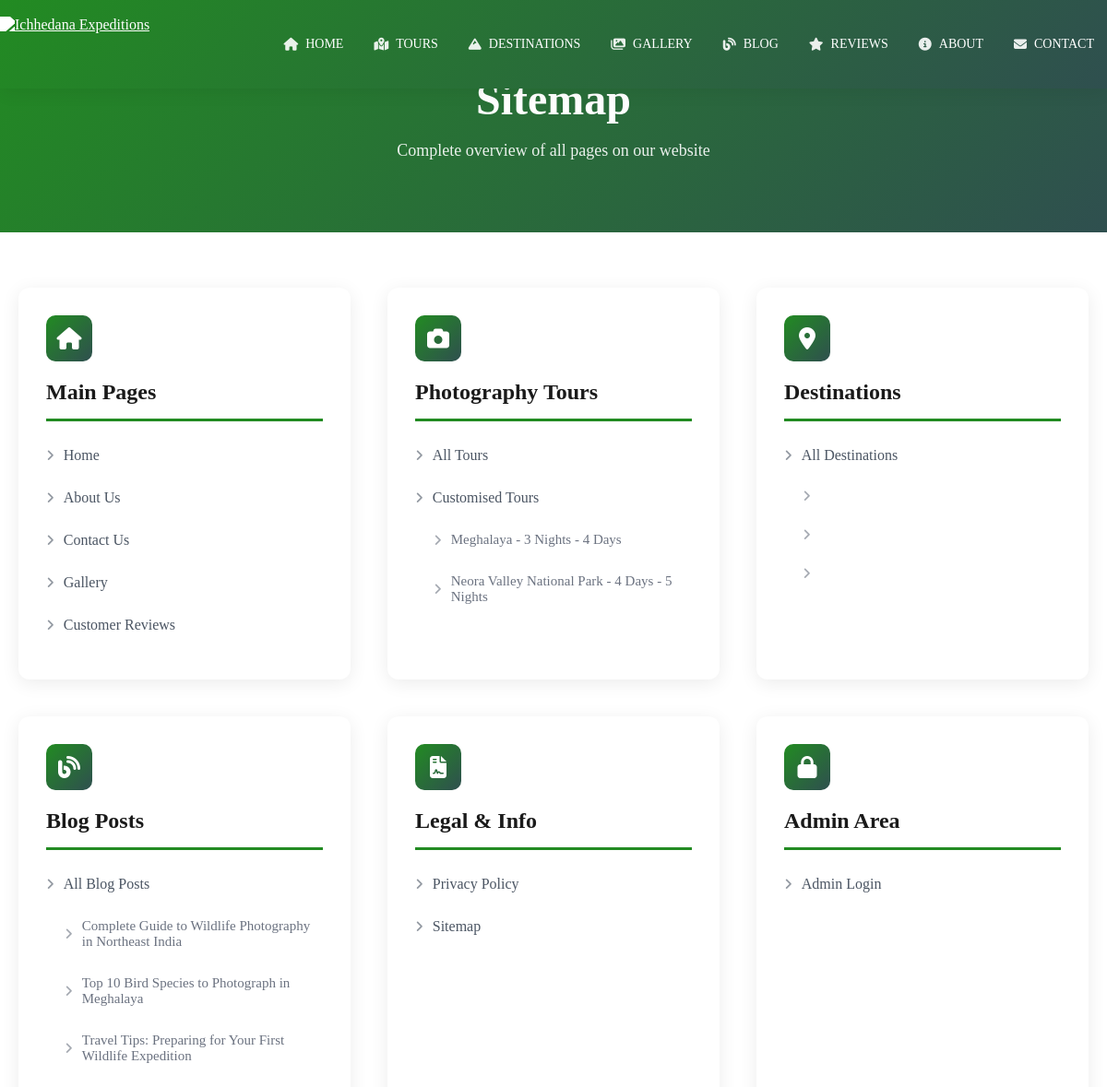
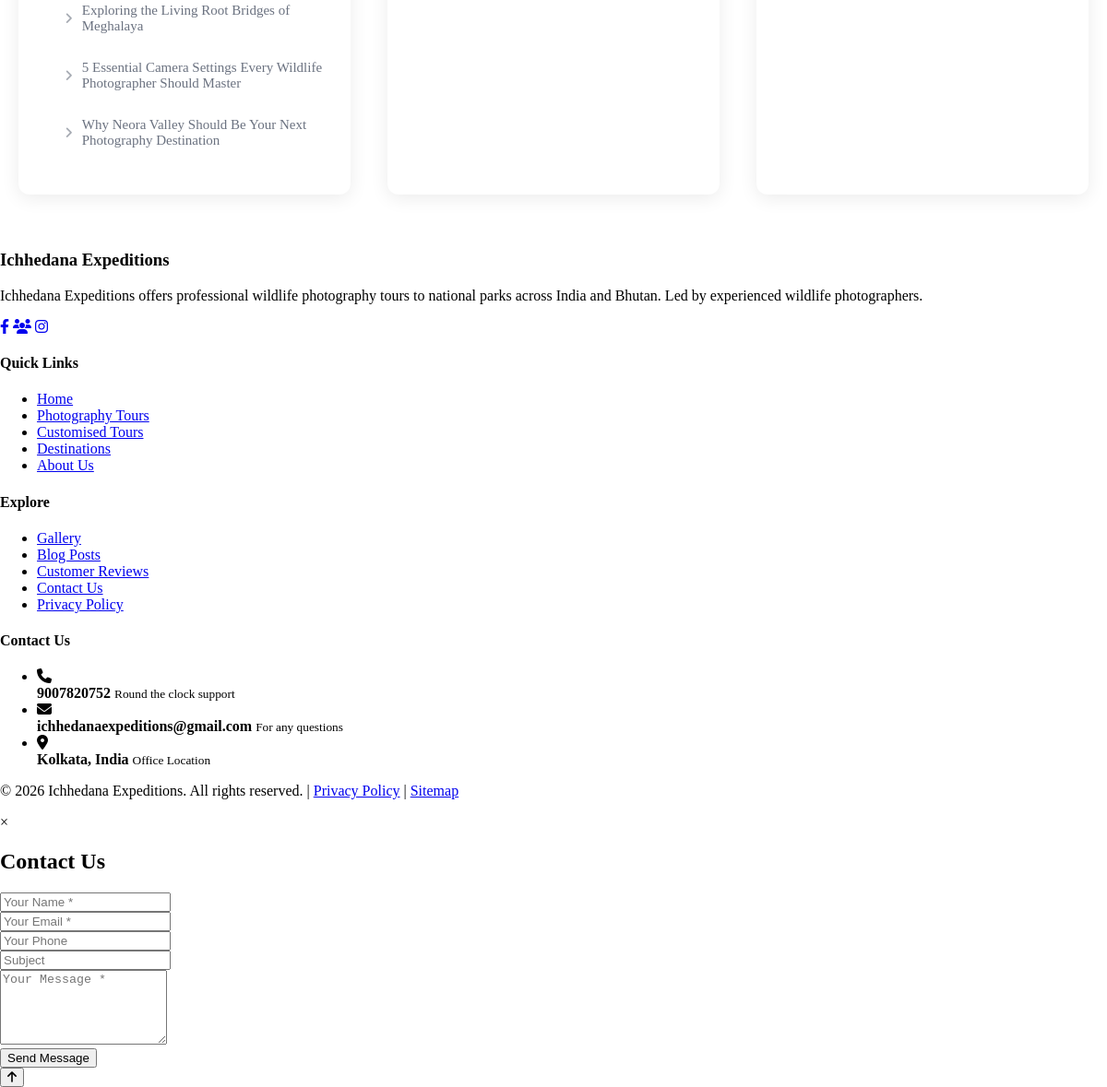
/sitemap.php, run on the app's committed database (2 pictures, top to bottom).
### tables this page shows
CREATE TABLE IF NOT EXISTS tours (
    id INT AUTO_INCREMENT PRIMARY KEY,
    title VARCHAR(255) NOT NULL,
    slug VARCHAR(300) UNIQUE NOT NULL,
    destination_id INT,
    short_description TEXT,
    full_description TEXT,
    itinerary TEXT,
    duration_days INT NOT NULL,
    duration_nights INT NOT NULL,
    start_date DATE,
    end_date DATE,
    price DECIMAL(10, 2),
    max_participants INT DEFAULT 10,
    difficulty_level ENUM('easy', 'moderate', 'challenging') DEFAULT 'moderate',
    included_services TEXT,
    excluded_services TEXT,
    accommodation_details TEXT,
    photography_highlights TEXT,
    featured_image VARCHAR(255),
    gallery_images TEXT,
    meta_title VARCHAR(255),
    meta_description TEXT,
    meta_keywords VARCHAR(255),
    status ENUM('published', 'draft', 'archived') DEFAULT 'draft',
    featured BOOLEAN DEFAULT FALSE,
    display_order INT DEFAULT 0,
    created_at TIMESTAMP DEFAULT CURRENT_TIMESTAMP,
    updated_at TIMESTAMP DEFAULT CURRENT_TIMESTAMP ON UPDATE CURRENT_TIMESTAMP,
    FOREIGN KEY (destination_id) REFERENCES destinations(id) ON DELETE SET NULL
);

CREATE TABLE IF NOT EXISTS destinations (
    id INT AUTO_INCREMENT PRIMARY KEY,
    name VARCHAR(200) NOT NULL,
    slug VARCHAR(250) UNIQUE NOT NULL,
    region VARCHAR(100) NOT NULL,
    country VARCHAR(100) DEFAULT 'India',
    description TEXT,
    climate_info TEXT,
    best_time_to_visit VARCHAR(255),
    wildlife_info TEXT,
    featured_image VARCHAR(255),
    gallery_images TEXT,
    meta_title VARCHAR(255),
    meta_description TEXT,
    meta_keywords VARCHAR(255),
    status ENUM('published', 'draft') DEFAULT 'draft',
    featured BOOLEAN DEFAULT FALSE,
    display_order INT DEFAULT 0,
    created_at TIMESTAMP DEFAULT CURRENT_TIMESTAMP,
    updated_at TIMESTAMP DEFAULT CURRENT_TIMESTAMP ON UPDATE CURRENT_TIMESTAMP
);

CREATE TABLE IF NOT EXISTS blog_posts (
    id INT AUTO_INCREMENT PRIMARY KEY,
    title VARCHAR(255) NOT NULL,
    slug VARCHAR(300) UNIQUE NOT NULL,
    author_id INT NOT NULL,
    excerpt TEXT,
    content LONGTEXT NOT NULL,
    featured_image VARCHAR(255),
    category VARCHAR(100),
    tags VARCHAR(255),
    meta_title VARCHAR(255),
    meta_description TEXT,
    meta_keywords VARCHAR(255),
    status ENUM('published', 'draft') DEFAULT 'draft',
    featured BOOLEAN DEFAULT FALSE,
    views INT DEFAULT 0,
    published_at TIMESTAMP NULL,
    created_at TIMESTAMP DEFAULT CURRENT_TIMESTAMP,
    updated_at TIMESTAMP DEFAULT CURRENT_TIMESTAMP ON UPDATE CURRENT_TIMESTAMP,
    FOREIGN KEY (author_id) REFERENCES admin_users(id) ON DELETE CASCADE
);

### config/config.php (called while the page is built, shortened)
<?php
spl_autoload_register(function ($class) {
    $file = __DIR__ . '/../includes/classes/' . $class . '.php';
});

### config/database.php (called while the page is built, shortened)
<?php
class Database {
    private static $instance = null;
    private $connection;
    private function __construct() {
        try {
            $dsn = "mysql:host=" . DB_HOST . ";dbname=" . DB_NAME . ";charset=" . DB_CHARSET;
            $options = [
                PDO::ATTR_ERRMODE => PDO::ERRMODE_EXCEPTION,
                PDO::ATTR_DEFAULT_FETCH_MODE => PDO::FETCH_ASSOC,
                PDO::ATTR_EMULATE_PREPARES => false,
                PDO::MYSQL_ATTR_INIT_COMMAND => "SET NAMES " . DB_CHARSET
            ];
            $this->connection = new PDO($dsn, DB_USER, DB_PASS, $options);
        } catch (PDOException $e) {
            die("Database connection failed: " . $e->getMessage());
        }
    }
    public static function getInstance() {
        if (self::$instance === null) {
            self::$instance = new self();
        }
        return self::$instance;
    }
    public function getConnection() {
        return $this->connection;
    }
}

### includes/classes/Model.php (called while the page is built, shortened)
<?php
class Model {
    protected $db;
    protected $table;
    public function __construct() {
        $this->db = Database::getInstance()->getConnection();
    }
    public function where($conditions, $orderBy = null, $limit = null) {
        $sql = "SELECT * FROM {$this->table} WHERE ";
        $placeholders = [];
        $values = [];
        foreach ($conditions as $column => $value) {
            $placeholders[] = "{$column} = ?";
            $values[] = $value;
        }
        $sql .= implode(' AND ', $placeholders);
        if ($orderBy) {
            $sql .= " ORDER BY {$orderBy}";
        }
        if ($limit) {
            $sql .= " LIMIT {$limit}";
        }
        $stmt = $this->db->prepare($sql);
        $stmt->execute($values);
        return $stmt->fetchAll();
    }
}

### sitemap.php (the view, shortened to what this page needs)
<?php
require_once 'config/config.php';
require_once 'includes/header.php';
$tourModel = new Tour();
$tours = $tourModel->where(['status' => 'published'], 'created_at DESC', 100);
$destModel = new Destination();
$destinations = $destModel->where(['status' => 'published'], 'created_at DESC', 100);
$blogModel = new BlogPost();
$blogs = $blogModel->where(['status' => 'published'], 'created_at DESC', 100);
?>
<div class="page-header">
    <div class="container">
        <h1>Sitemap</h1>
        <p>Complete overview of all pages on our website</p>
    </div>
</div>
<div class="sitemap-content">
    <div class="sitemap-grid">
        <div class="sitemap-section">
            <div class="section-icon">
                <i class="fas fa-home"></i>
            </div>
            <h2>Main Pages</h2>
            <ul>
                <li><a href="<?php echo SITE_URL; ?>"><i class="fas fa-angle-right"></i> Home</a></li>
                <li><a href="<?php echo SITE_URL; ?>/about.php"><i class="fas fa-angle-right"></i> About Us</a></li>
                <li><a href="<?php echo SITE_URL; ?>/contact.php"><i class="fas fa-angle-right"></i> Contact Us</a></li>
                <li><a href="<?php echo SITE_URL; ?>/gallery.php"><i class="fas fa-angle-right"></i> Gallery</a></li>
                <li><a href="<?php echo SITE_URL; ?>/reviews.php"><i class="fas fa-angle-right"></i> Customer Reviews</a></li>
            </ul>
        </div>
        <div class="sitemap-section">
            <div class="section-icon">
                <i class="fas fa-camera"></i>
            </div>
            <h2>Photography Tours</h2>
            <ul>
                <li><a href="<?php echo SITE_URL; ?>/tours.php"><i class="fas fa-angle-right"></i> All Tours</a></li>
                <li><a href="<?php echo SITE_URL; ?>/custom-tours.php"><i class="fas fa-angle-right"></i> Customised Tours</a></li>
                <?php if (!empty($tours)): ?>
                    <ul>
                        <?php foreach ($tours as $tour): ?>
                            <li>
                                <a href="<?php echo SITE_URL; ?>/tour-details.php?id=<?php echo $tour['id']; ?>">
                                    <i class="fas fa-angle-right"></i> <?php echo htmlspecialchars($tour['title'] ?? ''); ?>
                                </a>
                            </li>
                        <?php endforeach; ?>
                    </ul>
                <?php endif; ?>
            </ul>
        </div>
        <div class="sitemap-section">
            <div class="section-icon">
                <i class="fas fa-map-marker-alt"></i>
            </div>
            <h2>Destinations</h2>
            <ul>
                <li><a href="<?php echo SITE_URL; ?>/destinations.php"><i class="fas fa-angle-right"></i> All Destinations</a></li>
                <?php if (!empty($destinations)): ?>
                    <ul>
                        <?php foreach ($destinations as $dest): ?>
                            <li>
                                <a href="<?php echo SITE_URL; ?>/destination-details.php?id=<?php echo $dest['id']; ?>">
                                    <i class="fas fa-angle-right"></i> <?php echo htmlspecialchars($dest['title'] ?? ''); ?>
                                </a>
                            </li>
                        <?php endforeach; ?>
                    </ul>
                <?php endif; ?>
            </ul>
        </div>
        <div class="sitemap-section">
            <div class="section-icon">
                <i class="fas fa-blog"></i>
            </div>
            <h2>Blog Posts</h2>
            <ul>
                <li><a href="<?php echo SITE_URL; ?>/blogs.php"><i class="fas fa-angle-right"></i> All Blog Posts</a></li>
                <?php if (!empty($blogs)): ?>
                    <ul>
                        <?php foreach ($blogs as $blog): ?>
                            <li>
                                <a href="<?php echo SITE_URL; ?>/blog-details.php?id=<?php echo $blog['id']; ?>">
                                    <i class="fas fa-angle-right"></i> <?php echo htmlspecialchars($blog['title'] ?? ''); ?>
                                </a>
                            </li>
                        <?php endforeach; ?>
                    </ul>
                <?php endif; ?>
            </ul>
        </div>
        <div class="sitemap-section">
            <div class="section-icon">
                <i class="fas fa-file-contract"></i>
            </div>
            <h2>Legal & Info</h2>
            <ul>
                <li><a href="<?php echo SITE_URL; ?>/privacy-policy.php"><i class="fas fa-angle-right"></i> Privacy Policy</a></li>
                <li><a href="<?php echo SITE_URL; ?>/sitemap.php"><i class="fas fa-angle-right"></i> Sitemap</a></li>
            </ul>
        </div>
        <div class="sitemap-section">
            <div class="section-icon">
                <i class="fas fa-lock"></i>
            </div>
            <h2>Admin Area</h2>
            <ul>
                <li><a href="<?php echo SITE_URL; ?>/admin/login.php"><i class="fas fa-angle-right"></i> Admin Login</a></li>
            </ul>
        </div>
    </div>
</div>
<?php require_once 'includes/footer.php'; ?>

### includes/header.php (style rules this page uses)
html, body { overflow-x: hidden; max-width: 100%; padding-top: 0; margin: 0; }
* { box-sizing: border-box; }

### sitemap.php (style rules this page uses)
.page-header { background: linear-gradient(135deg, #228B22 0%, #2F4F4F 100%); padding: 80px 0 60px; text-align: center; color: white; }
.page-header h1 { font-size: 48px; font-weight: 700; margin: 0 0 15px 0; }
.page-header p { font-size: 18px; opacity: 0.9; }
.sitemap-content { max-width: 1200px; margin: 60px auto; padding: 0 20px; }
.sitemap-grid { display: grid; grid-template-columns: repeat(auto-fit, minmax(300px, 1fr)); gap: 40px; margin-bottom: 40px; }
.sitemap-section { background: white; border-radius: 12px; padding: 30px; box-shadow: 0 4px 20px rgba(0,0,0,0.08); }
.sitemap-section h2 { font-size: 24px; font-weight: 700; margin-bottom: 20px; color: #1a1a1a; padding-bottom: 15px; border-bottom: 3px solid #228B22; }
.sitemap-section ul { list-style: none; padding: 0; margin: 0; }
.sitemap-section ul li { margin-bottom: 12px; }
.sitemap-section ul li a { color: #4b5563; text-decoration: none; font-size: 16px; display: flex; align-items: center; gap: 10px; transition: all 0.3s ease; padding: 8px 0; }
.sitemap-section ul li a i { font-size: 14px; opacity: 0.6; }
.sitemap-section ul ul { margin-left: 20px; margin-top: 10px; }
.sitemap-section ul ul li a { font-size: 15px; color: #6b7280; }
.section-icon { width: 50px; height: 50px; background: linear-gradient(135deg, #228B22 0%, #2F4F4F 100%); border-radius: 10px; display: flex; align-items: center; justify-content: center; color: white; font-size: 24px; margin-bottom: 20px; }

### data on the page
tours: title "Meghalaya - 3 Nights - 4 Days"
tours: title "Neora Valley National Park - 4 Days - 5 Nights"
blog_posts: title "Complete Guide to Wildlife Photography in Northeast India"
blog_posts: title "Top 10 Bird Species to Photograph in Meghalaya"
blog_posts: title "Travel Tips: Preparing for Your First Wildlife Expedition"
blog_posts: title "Exploring the Living Root Bridges of Meghalaya"
blog_posts: title "5 Essential Camera Settings Every Wildlife Photographer Should Master"
blog_posts: title "Why Neora Valley Should Be Your Next Photography Destination"

### other printed values
SITE_NAME "Ichhedana Expeditions"
DEFAULT_META_DESCRIPTION "Ichhedana Expeditions offers professional wildlife photography tours to national parks across India and Bhutan. Led by experienced wildlife photographers."
SITE_PHONE "9007820752"
SITE_EMAIL "ichhedanaexpeditions@gmail.com"
